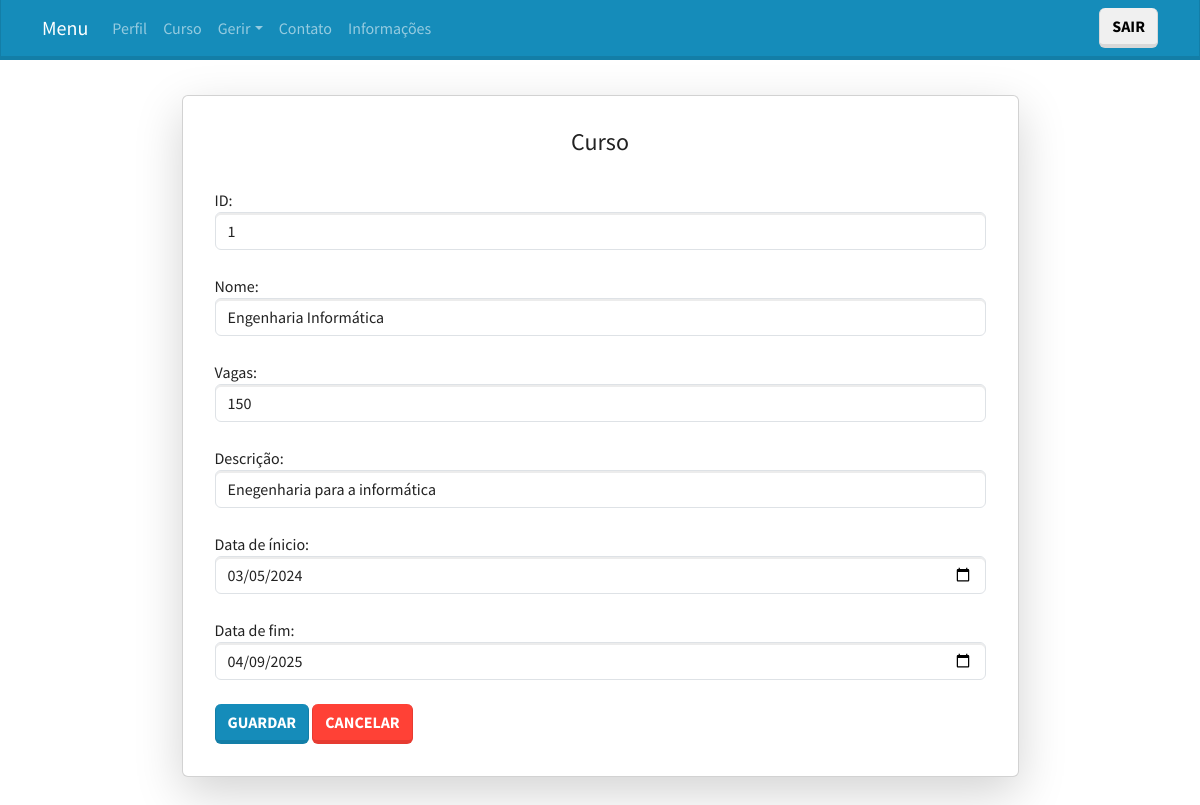
Before: /paginas/editarCursoformulario.php?id=1 (signed in) with the older database file.
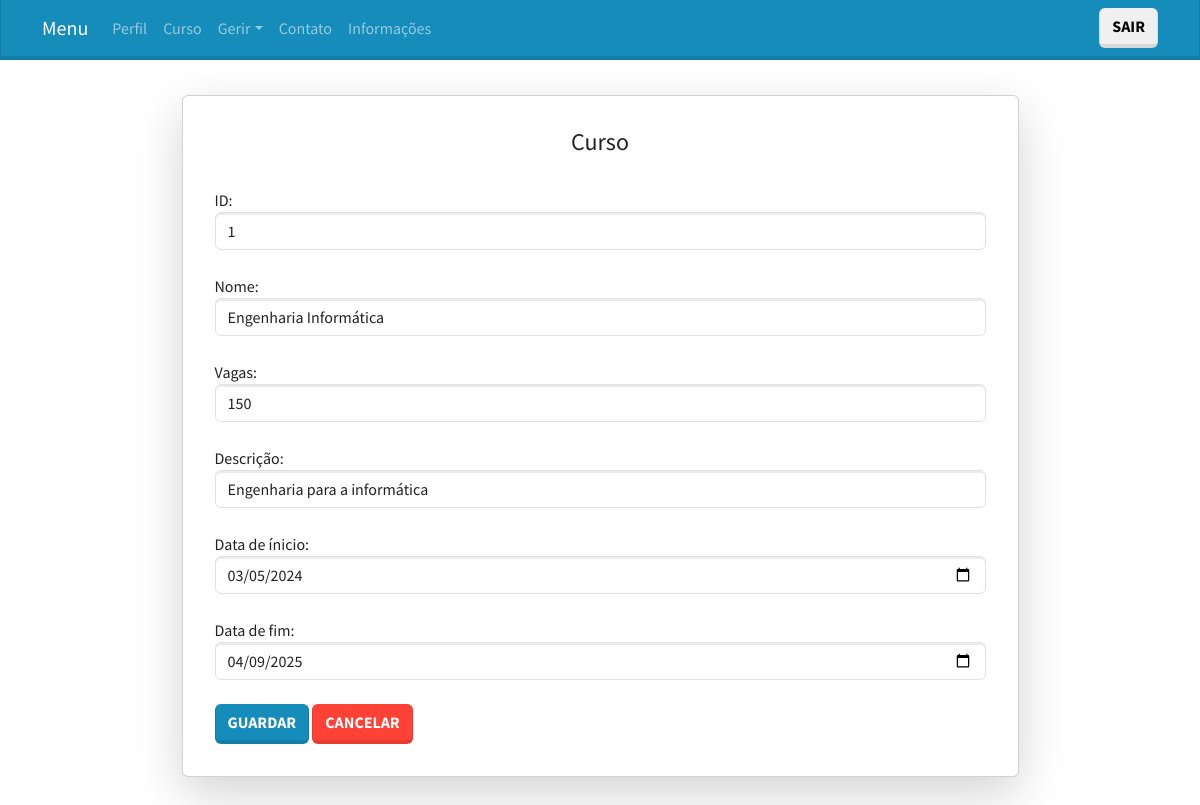
After: the same page with the newer database file.
### tables this page shows
CREATE TABLE `curso` (
  `id_curso` int(40) NOT NULL,
  `nome` varchar(100) NOT NULL,
  `descricao` varchar(100) NOT NULL,
  `vagas` int(40) NOT NULL,
  `vagas_preenchidas` int(40) NOT NULL,
  `data_inicio` date NOT NULL,
  `data_fim` date NOT NULL,
  `metodo_selecao` varchar(100) NOT NULL
);

### paginas/editarCursoformulario.php (the view, shortened to what this page needs)
<!DOCTYPE html>
<?php include 'cabecalho.php'; ?>
<?php if (!empty($_SESSION['tipo_utilizador']) && $_SESSION['tipo_utilizador'] == 3) : ?>
<html lang="pt">
<head>
    <link rel="stylesheet" href="bootstrap.css">
</head>
<body>
    <?php
    $sql = "SELECT * FROM curso WHERE id_curso=\"$_GET[id]\"";
    $result = mysqli_query($conn, $sql);
        $row = mysqli_fetch_array($result);
    ?>
    <div class="container d-flex justify-content-center align-items-center" style="height: 100vh;">
        <div class="card shadow-lg p-3 mb-5 bg-white rounded w-75">
            <div class="card-body">
                <h4 class="card-title text-center">Curso</h4>
                <br>
                <form id="form1" name="form1" method="get" action="editarCurso.php">
                    <div class="form-group">
                        <label for="id_curso">ID:</label>
                        <input type="text" class="form-control" name="id_curso" value="<?php echo $row['id_curso'] ?>" required readonly>
                    </div>
                    <br>
                    <div class="form-group">
                        <label for="nome">Nome:</label>
                        <input type="text" class="form-control" name="nome" value="<?php echo $row['nome'] ?>" required>
                    </div>
                    <br>
                    <div class="form-group">
                        <label for="vagas">Vagas:</label>
                        <input type="number" class="form-control" name="vagas" value="<?php echo $row['vagas']?>" required>
                    </div>
                    <br>
                    <div class="form-group">
                        <label for="descricao">Descrição:</label>
                        <input type="text" class="form-control" name="descricao" value="<?php echo $row['descricao'] ?>" required>
                    </div>
                    <br>
                    <div class="form-group">
                        <label for="data_inic">Data de ínicio:</label>
                        <input type="date" class="form-control" name="data_inic" value="<?php echo $row['data_inicio'] ?>" required>
                    </div>
                    <br>
                    <div class="form-group">
                        <label for="data_inic">Data de fim:</label>
                        <input type="date" class="form-control" name="data_fim" value="<?php echo $row['data_fim'] ?>" required>
                    </div>
                    <br>
                    <input type="submit" name="Submit" value="Guardar" class="btn btn-primary"/>
                    <a type="button" class="btn btn-danger" href="cursos.php">Cancelar</button></a>
                </form>
            </div>
        </div>
    </div>
</body>
</html>
<?php else: header("Location:Erro.php");?>
<?php endif ?>

Changed rows visible on the page:
changed curso "Engenharia Informática": descricao "Enegenharia para a informática" → "Engenharia para a informática"
